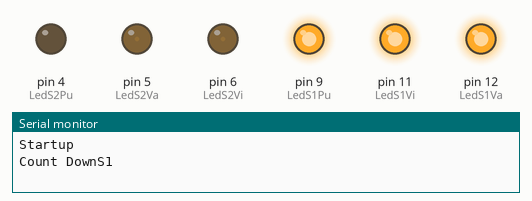
Recording of a sketch running on a simulated Arduino Uno, built with avr-gcc and run on an emulated ATmega328P. Parts: output pins drawn as LEDs (lit = HIGH), the last lines printed to the serial monitor.

Above: at 0.05 s.
At 1.2 s:
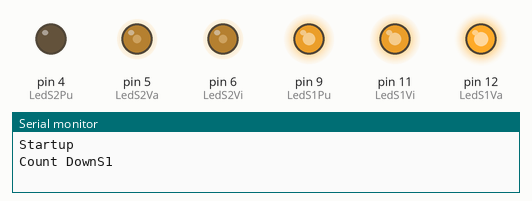
At 2.4 s:
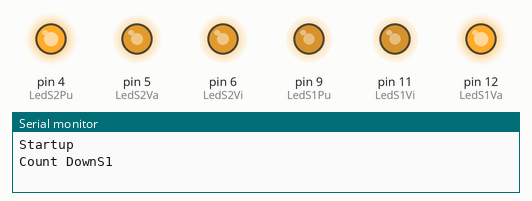
At 4.75 s:
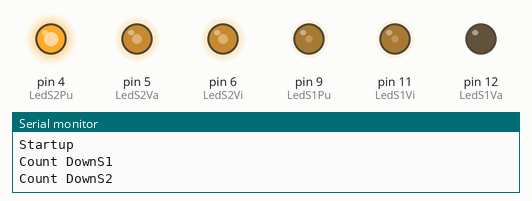
At 7.1 s:
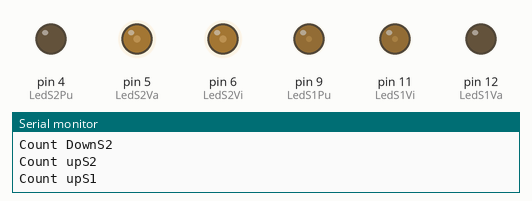
At 9.5 s:
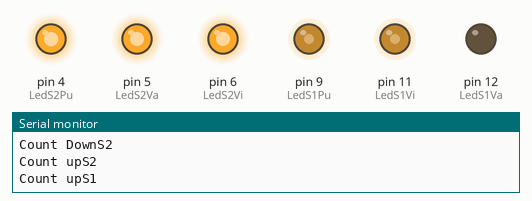
Timing chart, 0 to 16.6 s (numbered marks = the images above):
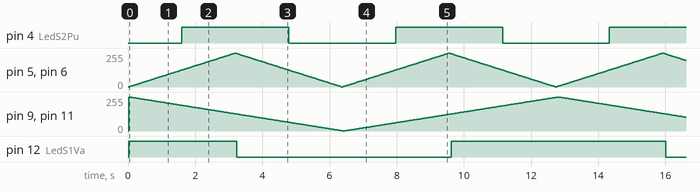

The sketch:

Sektoriloisto.ino
```cpp
#define LedS1Vi 11
#define LedS1Va 12
#define LedS1Pu 9
#define LedS2Vi 6
#define LedS2Va 5
#define LedS2Pu 4

void setup(){
  pinMode(LedS1Vi, OUTPUT);
  pinMode(LedS1Va, OUTPUT);
  pinMode(LedS1Pu, OUTPUT);
  pinMode(LedS2Vi, OUTPUT);
  pinMode(LedS2Va, OUTPUT);
  pinMode(LedS2Pu, OUTPUT);
  Serial.begin(9600);
  Serial.println("Startup");
}
#define VIIVE 25

byte tehoS1,tehoS2=0; //muuttujat tehon säätämiseen
bool countUpS1, countUpS2 = true; //muuttujat suunnan määrämiseen

void breathS1(){
  analogWrite(LedS1Vi, tehoS1);
  analogWrite(LedS1Va, tehoS1);
  analogWrite(LedS1Pu, tehoS1);
  if( countUpS1 == true ) {
    tehoS1 = tehoS1 +1;//Kasvata muuttujan arvoa yhdellä
  }else{
    tehoS1 = tehoS1 -1;//Pienennä muuttujan arvoa yhdellä
  }
  if(tehoS1 == 255){
    countUpS1 = false;
    Serial.println("Count DownS1");
  }
  if(tehoS1 == 0) {
    countUpS1 = true;
    Serial.println("Count upS1");
  }

}

void breathS2(){
  analogWrite(LedS2Vi, tehoS2);
  analogWrite(LedS2Va, tehoS2);
  analogWrite(LedS2Pu, tehoS2);
  if( countUpS2 == true ) {
    tehoS2 = tehoS2 +2;//Kasvata muuttujan arvoa kahdella
  }else{
    tehoS2 = tehoS2 -2;//Pienennä muuttujan arvoa kahdella
  }
  if(tehoS2 == 254){
    countUpS2 = false;
    Serial.println("Count DownS2");
  }
  if(tehoS2 == 0) {
    countUpS2 = true;
    Serial.println("Count upS2");
  }

}
void loop(){
  breathS1();
  breathS2();
  delay(VIIVE);// Ainoa viive ohjelmassa
}
```

Measured:
- by itself, pin 4 (LedS2Pu): alternates HIGH for 3.2 s and LOW for 3.2 s
- by itself, pin 12 (LedS1Va): repeats every 12.8 s: LOW 6.4 s, HIGH 6.4 s
